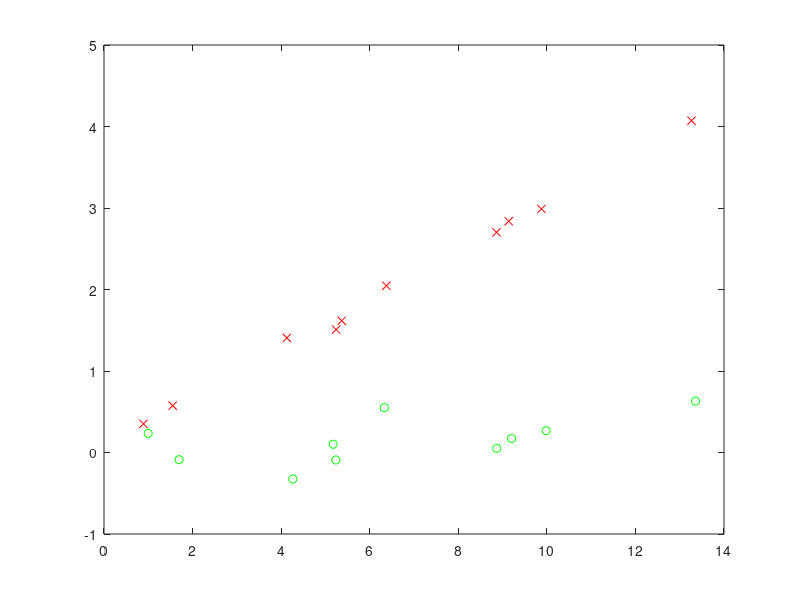
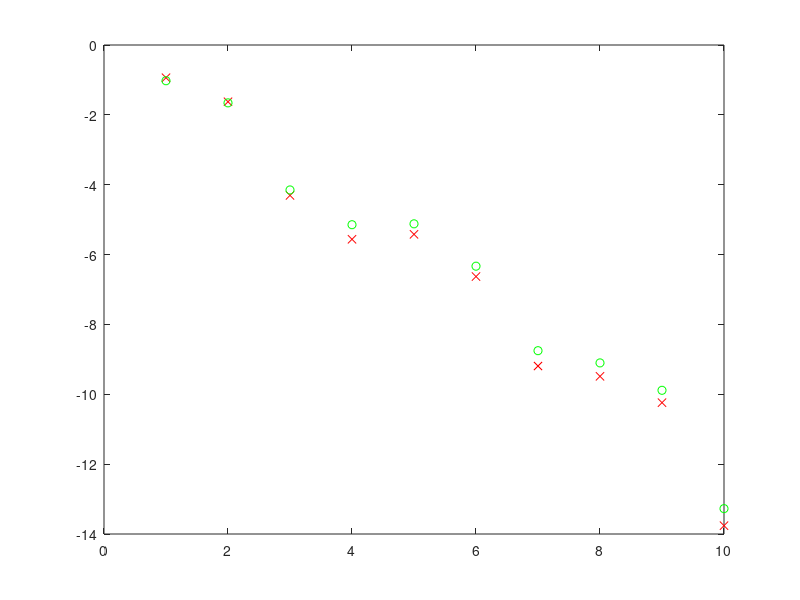

These charts were generated, in order, by the following MATLAB code:
x1=1:10;x1=1.2*x1+0.9*randn(1,10);
x2=0.3*x1+0.1+0.1*randn(1,10);
x3=x1+0.1*randn(1,10); 
x4=0.05*x3-0.1+0.2*randn(1,10)
x=[x1' x2'; x3' x4'];
figure(1),
plot(x(1:10,1),x(1:10,2),'rx',...
     x(11:20,1),x(11:20,2),'go')
 
%PCA
rxx=x'*x/20;
[v,d]=eig(rxx);
v
d
w=[v(:,2)]'
y=w*x'
figure(2),
plot(1:10,y(1:10),'rx',...
     1:10,y(11:20),'go')
% LDA
m=mean(x);
m1=mean(x(1:10,:));
m2=mean(x(11:20,:));
sb=10*(m1-m)'*(m1-m)+ ...
   10*(m2-m)'*(m2-m);
sb
sw=zeros(2,2);
for i=1:10
   sw=sw+(x(i,:)-m1)'*(x(i,:)-m1)+ ...
         (x(i+10,:)-m2)'*(x(i+10,:)-m2)
end
return
 
[v,d]=eig(sb,sw);
w=[v(:,2)]';
y=w*x';
figure,
plot(1:10,y(1:10),'rx',...
     1:10,y(11:20),'go')
